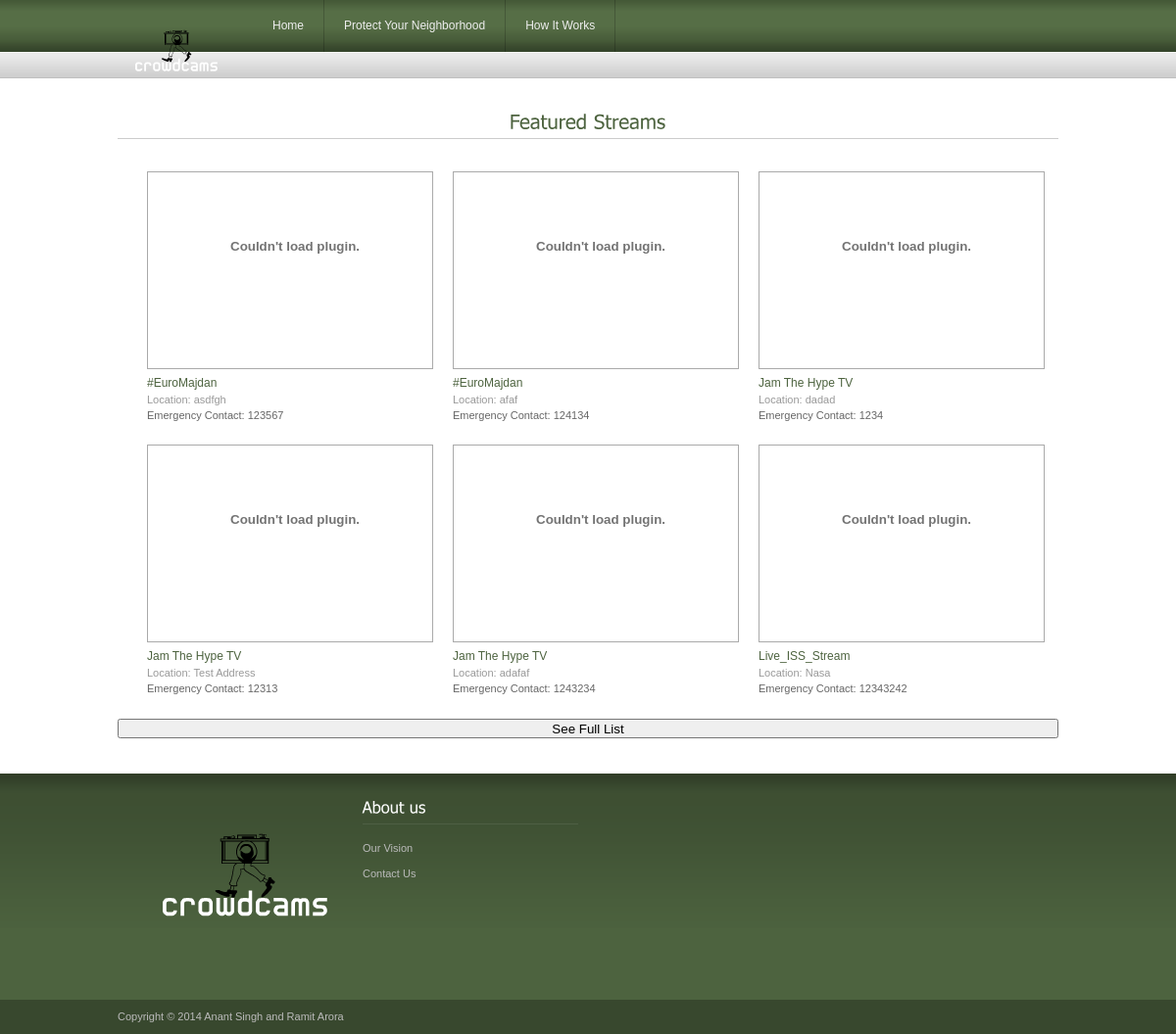
Before: / with the older database file.
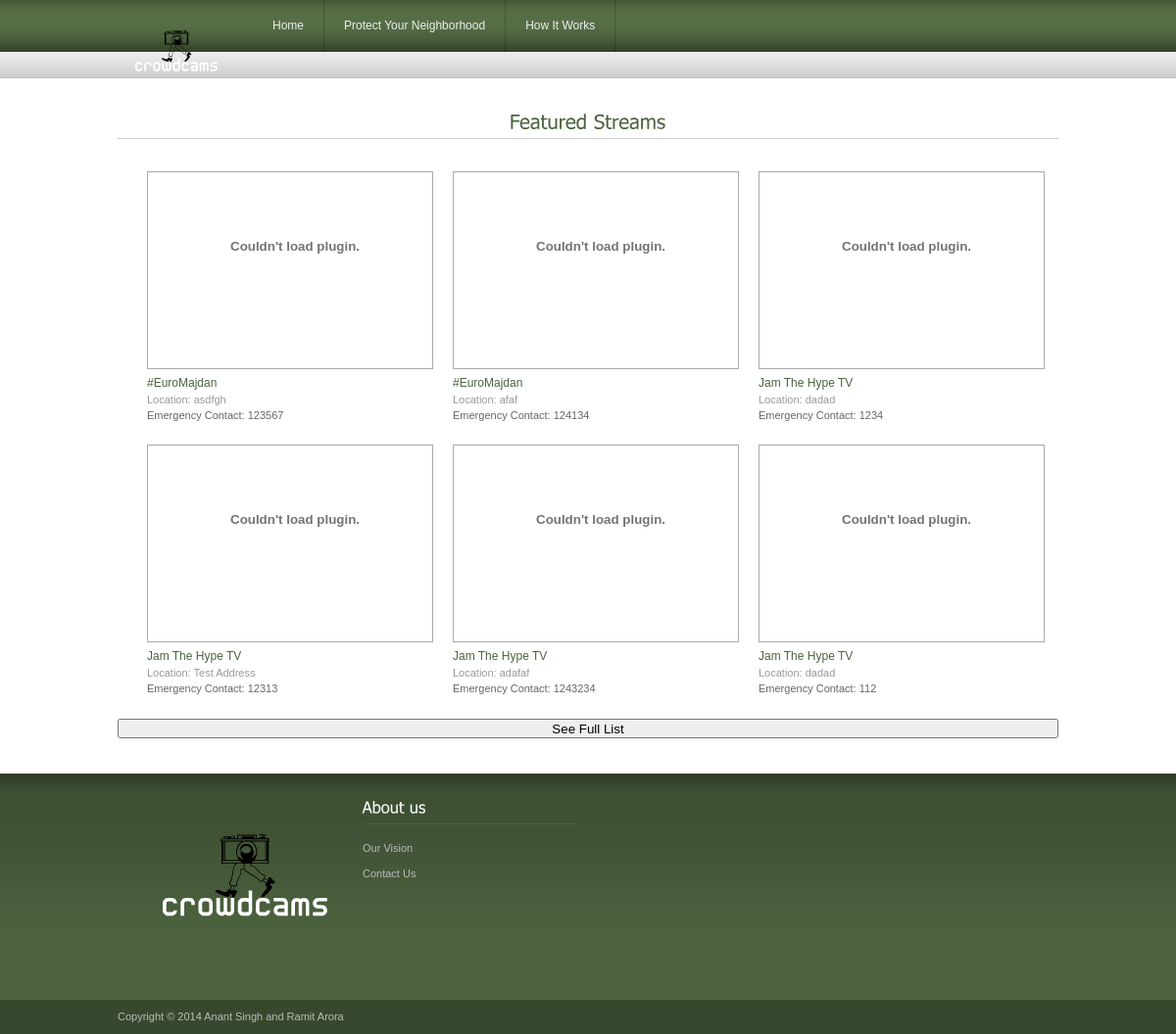
After: the same page with the newer database file.
### web_app/models.py (models this page shows)
class UstreamListing(models.Model):
	ustream_uid = models.IntegerField(default=0)
	title = models.CharField(max_length=200)
	is_protected = models.NullBooleanField(default=False)
	url = models.CharField(max_length=200)
	description = models.CharField(max_length=600)
	status = models.CharField(max_length = 10)
	image_url = models.CharField(max_length=200)
	emergency_contact = models.IntegerField(default=0)
	location_description = models.CharField(max_length = 200)

### web_app/views.py (the view)
# urls.py: url(r'^$', views.home, name='home'),
def home(request):
    streams = UstreamListing.objects.all()
    streams = sorted(streams, key=lambda x:x.title)
    context = {
        'title': 'Crowd Cams',
        'streams': streams[0:6]
    }
    return render(request, 'index.html', context)

### templates/index.html (shortened to what this page needs)
{% extends "base_template.html" %}
{% block content %}
    {% load static %}
    <div id="content_sec">
        <div class="col1">
            <div class="mostcontainer">
                <h2 class="heading">Featured Streams</h2>
                <ul>
                    {% for stream in streams %}
                        <li>
                            <div class="vediodiv">
                                <div id="{{ stream.ustream_uid }}div"
                                     style="width: inherit;height: 140px;position: absolute; z-index: 1000;"></div>
                                <object class="flashobj" classid="clsid:d27cdb6e-ae6d-11cf-96b8-444553540000"
                                        id="utv510050"
                                        style="width: inherit;height: inherit; z-index: -1000;">
                                    <embed flashvars="autoplay=false&amp;brand=embed&amp;cid={{ stream.ustream_uid }}"
                                           allowfullscreen="true" allowscriptaccess="always"
                                           id="{{ stream.ustream_uid }}embed"
                                           name="utv_n_41439" src="http://www.ustream.tv/flash/viewer.swf"
                                           type="application/x-shockwave-flash"
                                           style="width: inherit;height: inherit;"/>
                                </object>
                            </div>
                            <p><a class="colr2 stream_link"
                                  href="http://www.ustream.tv/embed/{{ stream.ustream_uid }}">{{ stream.title }}
                            </a></p>
                            <p class="viewcounts">Location: {{ stream.location_description }}</p>
                            <p class="by">Emergency Contact: {{ stream.emergency_contact }}</p>
                        </li>
                    {% endfor %}
                </ul>
            </div>
        </div>
        <button name="btn_list" type="button" style="width: 100%;height: 20px;" onclick="window.location.href='/list'">
            See Full List
        </button>
    </div>
{% endblock %}

### templates/base_template.html (shortened to what this page needs)
<!DOCTYPE html PUBLIC "-//W3C//DTD XHTML 1.0 Transitional//EN" "http://www.w3.org/TR/xhtml1/DTD/xhtml1-transitional.dtd">
<html xmlns="http://www.w3.org/1999/xhtml">
<head>
{% load staticfiles %}
<link href="{% static 'css/style.css' %}" rel="stylesheet" type="text/css" />
<link rel="stylesheet" type="text/css" href="{% static 'css/ddsmoothmenu.css' %}" />
<link rel="stylesheet" type="text/css" href="{% static 'js/fancybox/jquery.fancybox.css' %}"/>
<link rel="stylesheet" type="text/css" href="{% static 'css/formatting.css' %}" />
</head>
<body>
    <div id="wrapper_sec">
        <div id="masthead">
        	<div class="logo"><a href="/"><img src="{% static 'images/logo2.png' %}" style="margin-top: -20" width="120" height="90" alt="" /></a></div>
			<div class="header_rightsec">
            	<div class="rightsec_1">
                	<div class="navigation">
                    	<div id="smoothmenu1" class="ddsmoothmenu">
                        	<ul>
                            	<li><a class="home" href="/">Home</a></li>
                            	<li><a href="/protectyourneighborhood/">Protect Your Neighborhood</a></li>
								<li><a href="/howitworks/">How It Works</a></li>
                            </ul>
                        </div>
                    </div>
                </div>
			</div>
		</div>
    {% block content %}{% endblock %}
</div>
<div id="bottom_sec">
    <div id="bottomcontianer">
    	<div class="innercontainer">
   	    <div id="footer">
            <div class="archieve">
                <a href="/"><img src="{% static 'images/logo2.png' %}" width="240px" height="180px" alt="" /></a>
            </div>
			<div class="footer_div">
            	<h4>About us</h4>
            	<ul>
                		<li><a href="/ourvision/">Our Vision</a></li>
						<li><a href="mailto:support@communitycams.org">Contact Us</a><li>
                </ul>
            </div>
          </div>
        </div>
    </div>
    <div id="botbarbg">
    	<div class="innercontainer">
        	<div class="copy">Copyright &copy; 2014 Anant Singh and Ramit Arora</div>
    	</div>
    </div>
</div>
</body>
</html>

### web_app/static/css/style.css (style rules this page uses)
* { padding:0px; margin:0px; }
body { background-image:url(../images/bg.gif); background-position:top; background-repeat:repeat-x; font-family:Arial, Helvetica, sans-serif; font-size:12px; color:#666666; }
a { color:#666; text-decoration:none; outline:none; }
a img { border:none; }
ul, li { list-style-type:none; list-style-image:none; }
h2 { font-size:20px; color:#4d633f; font-weight:normal; }
h4 { font-size:16px; font-weight:normal; }
p { line-height:18px; }
.heading { width:100%; padding:4px 0 6px 0; border-bottom:solid 1px #cccccc; margin-bottom: 10px; text-align: center; }
#wrapper_sec { width:960px; margin:0px auto; }
#masthead { width:100%; height:105px; float:left; }
.logo { float:left; }
.header_rightsec { float:left; width:818px; }
.rightsec_1 { float:left; width:100%; height:53px; }
#content_sec { width:100%; padding-bottom:36px; float:left; }
.col1 { width:100%; float:left; }
h2 { border-bottom:solid 1px #ccc; }
.mostcontainer , .listcontainer { width:100%; float:left; overflow:hidden; margin-bottom:1px; }
.mostcontainer h2, .nwscontainer h2, .listcontainer h2 { width:100%; padding:10px 0 6px 0; border-bottom:solid 1px #ccc; }
.mostcontainer ul { padding-top:23px; margin-left: 20px; float:left; }
.by { font-size:11px; }
.mostcontainer li { float:left; margin-left: 10px; padding-bottom:20px; margin-right:10px; }
.mostcontainer li p { padding-top:1px; line-height:16px; padding-bottom:2px; }
.vediodiv { width:290px; height:200px; border:solid 1px #aaa; text-align:center; color:#f0f0f0; margin-bottom:5px; position:relative; }
.colr2 { color:#4d633f }
.viewcounts { color:#999; font-size:11px; padding:0px!important; line-height:14px!important; }
#bottom_sec { font-size:11px; width:100%; }
.innercontainer { width:960px; margin:auto; }
#bottomcontianer { min-height:231px; width:100%; color:#bbbbbb; float:left; background-image:url(../images/bottombg.gif); background-repeat:repeat-x; background-position:top; background-color:#4d633f; }
#bottomcontianer a { color:#bbbbbb; }
#footer { padding-left:10px; float:left; }
.archieve { width:240px; float:left; padding-bottom:20px; }
.archieve img { padding-bottom:18px; }
.footer_div { width:220px; float:left; margin-right:20px; padding-top:15px; padding-bottom:20px; }
.footer_div h4, .from_fliker h4 { border-bottom:solid 1px #4e5f44; color:#fff; padding:12px 0 8px 0; margin-bottom:11px; }
.footer_div li a { color:#bbbbbb; line-height:26px; }
#botbarbg { height:35px; width:100%; float:left; color:#bbbbbb; background-color:#38482e; line-height:35px; }
.copy { float:left; }

### web_app/static/css/ddsmoothmenu.css (style rules this page uses)
.navigation { width:442px; float:left; height:53px; font-family:Tahoma, Geneva, sans-serif; font-size:12px; }
.ddsmoothmenu { width: 100%; }
.ddsmoothmenu ul { z-index:100; margin: 0; padding: 0; list-style-type: none; }
.ddsmoothmenu ul li { position: relative; display: inline; float: left; background-image:url(../images/sep.gif); background-position:right; background-repeat:no-repeat; }
.ddsmoothmenu ul li a { display: block; color: #eeeeee; line-height:53px; padding:0 20px; margin-right:1px; text-decoration: none; }
.ddsmoothmenu ul li a.home { background-image:url(../images/home_icon.png); background-position:21px 22px; padding-left:38px!important; display:inline-block; background-repeat:no-repeat; }

Changed rows visible on the page:
no longer on this page (row unchanged): UstreamListing: title "Live_ISS_Stream", location_description "Nasa", emergency_contact "12343242"
added UstreamListing: title "Jam The Hype TV", location_description "dadad", emergency_contact "112"
